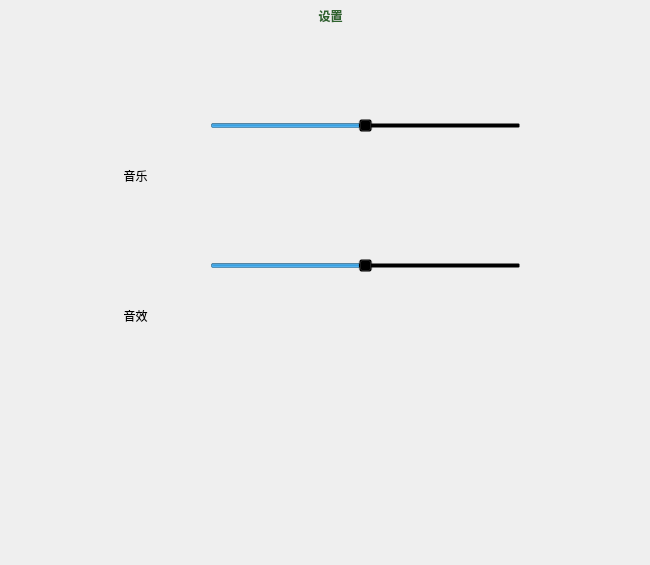
<?xml version="1.0" encoding="UTF-8"?>
<ui version="4.0">
 <class>SmallMenuWindow</class>
 <widget class="QMainWindow" name="SmallMenuWindow">
  <property name="geometry">
   <rect>
    <x>0</x>
    <y>0</y>
    <width>650</width>
    <height>565</height>
   </rect>
  </property>
  <property name="windowTitle">
   <string>MainWindow</string>
  </property>
  <widget class="QWidget" name="picwidget">
   <property name="styleSheet">
    <string notr="true">#picwidget{
border-image:url(:/gui/smallmenuWindow/bk2.png)
}
</string>
   </property>
   <widget class="QPushButton" name="btnGame">
    <property name="geometry">
     <rect>
      <x>30</x>
      <y>380</y>
      <width>191</width>
      <height>61</height>
     </rect>
    </property>
    <property name="styleSheet">
     <string notr="true">QPushButton#btnGame {
    border: none;
    }
QPushButton#btnGame:hover {
		icon: url(:/gui/smallmenuWindow/3-.png);
}
</string>
    </property>
    <property name="text">
     <string/>
    </property>
    <property name="icon">
     <iconset resource="../../resource/resource.qrc">
      <normaloff>:/gui/smallmenuWindow/3.png</normaloff>:/gui/smallmenuWindow/3.png</iconset>
    </property>
    <property name="iconSize">
     <size>
      <width>190</width>
      <height>100</height>
     </size>
    </property>
   </widget>
   <widget class="QPushButton" name="btnMusic">
    <property name="geometry">
     <rect>
      <x>100</x>
      <y>90</y>
      <width>70</width>
      <height>70</height>
     </rect>
    </property>
    <property name="styleSheet">
     <string notr="true">  border: none;</string>
    </property>
    <property name="text">
     <string/>
    </property>
    <property name="icon">
     <iconset resource="../../resource/resource.qrc">
      <normaloff>:/gui/settingWindow/1.png</normaloff>:/gui/settingWindow/1.png</iconset>
    </property>
    <property name="iconSize">
     <size>
      <width>80</width>
      <height>80</height>
     </size>
    </property>
   </widget>
   <widget class="QLabel" name="label_music">
    <property name="geometry">
     <rect>
      <x>110</x>
      <y>160</y>
      <width>51</width>
      <height>31</height>
     </rect>
    </property>
    <property name="text">
     <string>音乐</string>
    </property>
    <property name="alignment">
     <set>Qt::AlignmentFlag::AlignCenter</set>
    </property>
   </widget>
   <widget class="QSlider" name="sound_slider">
    <property name="geometry">
     <rect>
      <x>210</x>
      <y>240</y>
      <width>311</width>
      <height>51</height>
     </rect>
    </property>
    <property name="styleSheet">
     <string notr="true">QSlider::groove:horizontal {
	image:url(:/gui/settingWindow/4.png);
    height: 35px;
    border:0px;
left:10px;
right:10px;
}
QSlider::handle:horizontal{
image:url(:/gui/settingWindow/5.png);
 width: 40px; /* 设置滑块的宽度 */
    height: 40px; /* 设置滑块的高度 */
    margin: -15px -15px -15px -15px; /* 调整滑块位置，使其可以滑动到滑轨两端 */
}
QSlider {
    border: none;
    background: transparent;
    height: 35px; /* 滑轨的高度 */
}</string>
    </property>
    <property name="maximum">
     <number>100</number>
    </property>
    <property name="value">
     <number>50</number>
    </property>
    <property name="orientation">
     <enum>Qt::Orientation::Horizontal</enum>
    </property>
   </widget>
   <widget class="QLabel" name="label">
    <property name="geometry">
     <rect>
      <x>290</x>
      <y>0</y>
      <width>81</width>
      <height>31</height>
     </rect>
    </property>
    <property name="styleSheet">
     <string notr="true">font: 15pt &quot;楷体&quot;;
font-weight: bold; 
color:rgb(46, 99, 45)</string>
    </property>
    <property name="text">
     <string>设置</string>
    </property>
    <property name="alignment">
     <set>Qt::AlignmentFlag::AlignCenter</set>
    </property>
   </widget>
   <widget class="QPushButton" name="btnRank">
    <property name="geometry">
     <rect>
      <x>430</x>
      <y>370</y>
      <width>181</width>
      <height>71</height>
     </rect>
    </property>
    <property name="styleSheet">
     <string notr="true">QPushButton#btnRank {
    border: none;
    }
QPushButton#btnRank:hover {
	icon: url(:/gui/smallmenuWindow/4-.png);
}
</string>
    </property>
    <property name="text">
     <string/>
    </property>
    <property name="icon">
     <iconset resource="../../resource/resource.qrc">
      <normaloff>:/gui/smallmenuWindow/4.png</normaloff>:/gui/smallmenuWindow/4.png</iconset>
    </property>
    <property name="iconSize">
     <size>
      <width>170</width>
      <height>75</height>
     </size>
    </property>
   </widget>
   <widget class="QPushButton" name="btnReturn">
    <property name="geometry">
     <rect>
      <x>580</x>
      <y>10</y>
      <width>40</width>
      <height>40</height>
     </rect>
    </property>
    <property name="styleSheet">
     <string notr="true">QPushButton#btnReturn {
    border: none;
    }

QPushButton#btnReturn:hover {
	icon: url(:/gui/aboutWindow/2-.png);
}</string>
    </property>
    <property name="text">
     <string/>
    </property>
    <property name="icon">
     <iconset resource="../../resource/resource.qrc">
      <normaloff>:/gui/aboutWindow/2.png</normaloff>:/gui/aboutWindow/2.png</iconset>
    </property>
    <property name="iconSize">
     <size>
      <width>40</width>
      <height>40</height>
     </size>
    </property>
   </widget>
   <widget class="QPushButton" name="btnMode">
    <property name="geometry">
     <rect>
      <x>240</x>
      <y>370</y>
      <width>171</width>
      <height>71</height>
     </rect>
    </property>
    <property name="styleSheet">
     <string notr="true">QPushButton#btnMode {
    border: none;
    }
QPushButton#btnMode:hover {
	icon: url(:/gui/smallmenuWindow/2-.png);
}
</string>
    </property>
    <property name="text">
     <string/>
    </property>
    <property name="icon">
     <iconset resource="../../resource/resource.qrc">
      <normaloff>:/gui/smallmenuWindow/2.png</normaloff>:/gui/smallmenuWindow/2.png</iconset>
    </property>
    <property name="iconSize">
     <size>
      <width>170</width>
      <height>75</height>
     </size>
    </property>
   </widget>
   <widget class="QLabel" name="label_sound">
    <property name="geometry">
     <rect>
      <x>110</x>
      <y>300</y>
      <width>51</width>
      <height>31</height>
     </rect>
    </property>
    <property name="text">
     <string>音效</string>
    </property>
    <property name="alignment">
     <set>Qt::AlignmentFlag::AlignCenter</set>
    </property>
   </widget>
   <widget class="QSlider" name="music_slider">
    <property name="geometry">
     <rect>
      <x>210</x>
      <y>100</y>
      <width>311</width>
      <height>51</height>
     </rect>
    </property>
    <property name="styleSheet">
     <string notr="true">QSlider::groove:horizontal {
	image:url(:/gui/settingWindow/4.png);
    height: 35px;
    border:0px;
left:10px;
right:10px;
}
QSlider::handle:horizontal{
image:url(:/gui/settingWindow/5.png);
 width: 40px; /* 设置滑块的宽度 */
    height: 40px; /* 设置滑块的高度 */
    margin: -15px -15px -15px -15px; /* 调整滑块位置，使其可以滑动到滑轨两端 */
}
QSlider {
    border: none;
    background: transparent;
    height: 35px; /* 滑轨的高度 */
}</string>
    </property>
    <property name="maximum">
     <number>100</number>
    </property>
    <property name="value">
     <number>50</number>
    </property>
    <property name="orientation">
     <enum>Qt::Orientation::Horizontal</enum>
    </property>
   </widget>
   <widget class="QPushButton" name="btnSound">
    <property name="geometry">
     <rect>
      <x>100</x>
      <y>230</y>
      <width>70</width>
      <height>70</height>
     </rect>
    </property>
    <property name="styleSheet">
     <string notr="true">border: none;</string>
    </property>
    <property name="text">
     <string/>
    </property>
    <property name="icon">
     <iconset resource="../../resource/resource.qrc">
      <normaloff>:/gui/settingWindow/3.png</normaloff>:/gui/settingWindow/3.png</iconset>
    </property>
    <property name="iconSize">
     <size>
      <width>70</width>
      <height>70</height>
     </size>
    </property>
   </widget>
  </widget>
 </widget>
 <resources>
  <include location="../../resource/resource.qrc"/>
 </resources>
 <connections/>
</ui>
